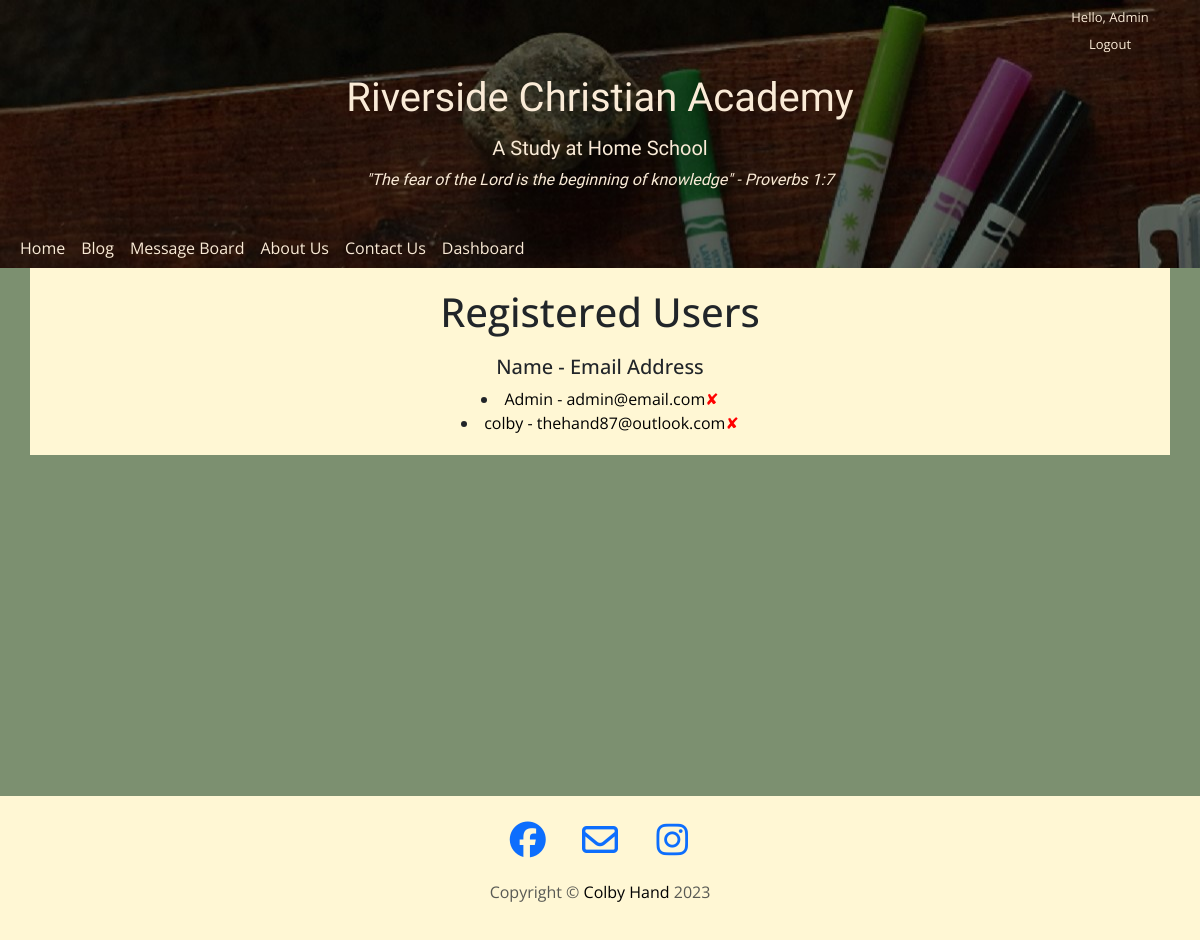
The page /users (signed in) on the database as committed earlier.
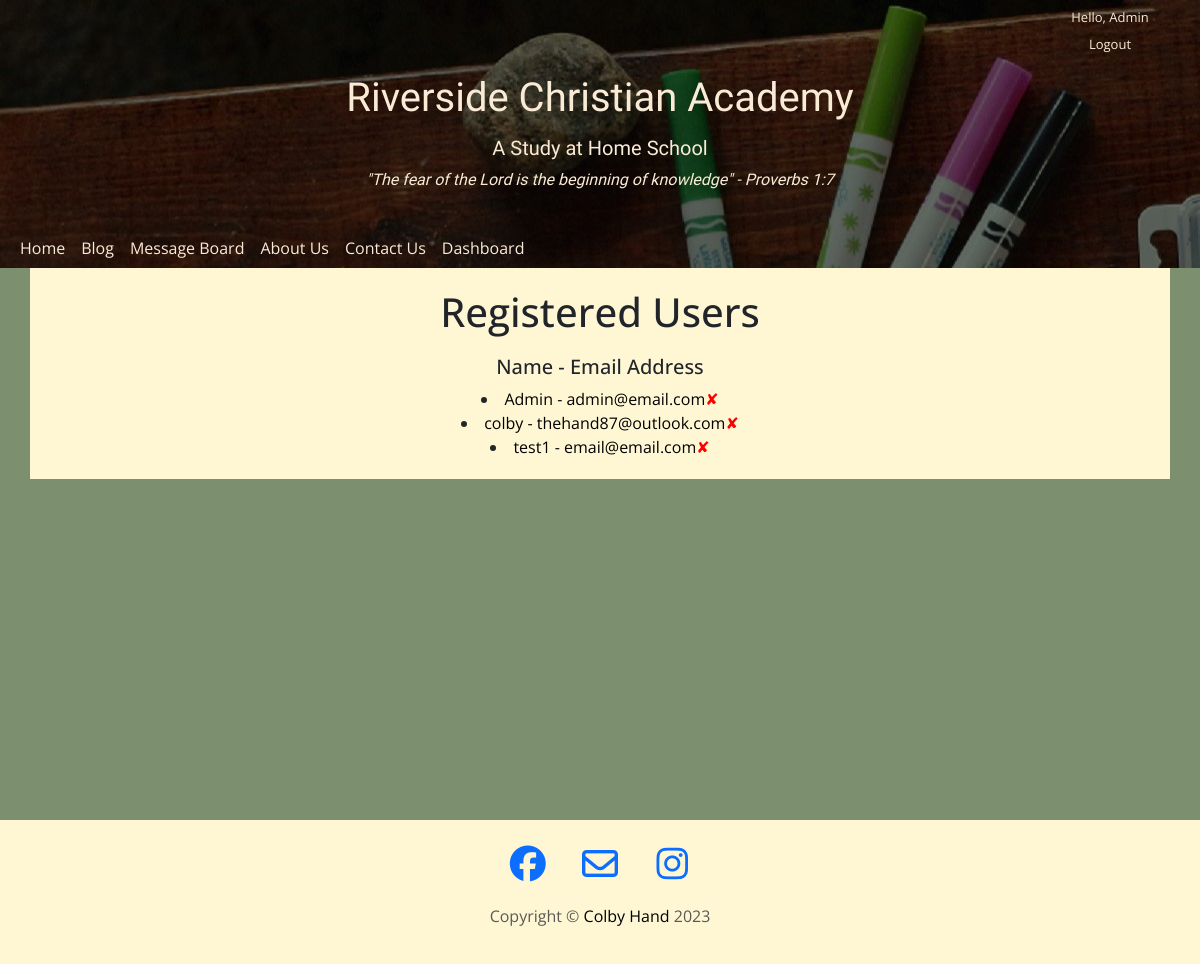
The same page on the database as committed later.
### main.py (models this page shows)
class User(UserMixin, db.Model):
    __tablename__ = "user"
    id = db.Column(db.Integer, primary_key=True)
    email = db.Column(db.String(100), unique=True)
    password = db.Column(db.String(100))
    name = db.Column(db.String(1000))
    blog_posts = relationship("BlogPost", back_populates="author")
    blog_comments = relationship("BlogComment", back_populates="blog_comment_author")
    message_posts = relationship("Message", back_populates="author")
    message_comments = relationship("MessageComment", back_populates="message_comment_author")

### main.py (the view)
@app.route("/users")
@login_required
@admin_only
def users():
    users = User.query.all()
    return render_template("users.html", users=users)

### main.py (called while the page is built)
def admin_only(f):
    @wraps(f)
    def decorator(*args, **kwargs):
        if current_user.id != 1:
            return abort(403)
        return f(*args, **kwargs)
    return decorator

@login_manager.user_loader
def load_user(user_id):
    return db.get_or_404(User, user_id)

### templates/users.html
{% include "header.html" %}
<div class="container">
    <h1>Registered Users</h1>
    <div class="all_users">
        <h5>Name - Email Address</h5>
        {% for user in users %}
        <li><a class="list-item" href="">{{ user.name }} - {{ user.email }}<a style="color: red;" href="{{url_for('delete_user', user_id=user.id) }}">✘</a></li>
        {% endfor %}
    </div>
</div>
{% include "footer.html" %}

### templates/header.html (shortened to what this page needs)
<!DOCTYPE html>
<html lang="en">
<head>
    <link href="https://cdn.jsdelivr.net/npm/bootstrap@5.3.0-alpha3/dist/css/bootstrap.min.css" rel="stylesheet">
    <link rel="stylesheet" href="../static/CSS/styles.css">
</head>
<body>
    <header class="img-fluid header-img" style="background-image: url('../static/images/art-img.jpg');">
        <div class="header">
            <div class="login">
                <span>
                    {% if current_user.is_authenticated: %}
                    <p class="login-link">Hello, {{ current_user.name }}</p>
                    <a class="login-link" href="{{url_for('logout')}}">Logout</a>
                    {% endif %}
                </span>
            </div>
            <div class="title container-fluid col-lg-6">
                <h1>Riverside Christian Academy</h1>
                <h5>A Study at Home School</h5>
                <p><em>"The fear of the Lord is the beginning of knowledge" - Proverbs 1:7</em></p>
            </div>
            <div class="header-nav">
            <nav class="navbar navbar-expand-lg ">
                <div class="header container-fluid">
                    <div class="collapse navbar-collapse" id="navbarTogglerDemo01">
                        <ul class="navbar-nav me-auto mb-2 mb-lg-0">
                            <li class="nav-item">
                            <a class="nav-link active" id="navigation-btn" aria-current="page" href="/">Home</a>
                            </li>
                            <li class="nav-item">
                            <a class="nav-link active" id="navigation-btn" aria-current="page" href="{{url_for('all_blog_posts')}}">Blog</a>
                            </li>
                            {% if current_user.is_authenticated: %}
                            <li class="nav-item">
                            <a class="nav-link active" id="navigation-btn" aria-current="page" href="{{url_for('all_messages')}}">Message Board</a>
                            </li>
                            {% endif %}
                            <li class="nav-item">
                            <a class="nav-link active" id="navigation-btn" aria-current="page" href="{{url_for('about_us')}}">About Us</a>
                            </li>
                            <li class="nav-item">
                            <a class="nav-link active" id="navigation-btn" aria-current="page" href="{{url_for('contact')}}">Contact Us</a>
                            </li>
                            {% if current_user.name == "Admin" %}
                            <li class="nav-item">
                                <a class="nav-link active" id="navigation-btn" aria-current="page" href="{{url_for('dashboard')}}">Dashboard</a>
                            </li>
                            {% endif %}
                        </ul>
                    </div>
                </div>
            </nav>
        </div>
        </div>
    </header>

### templates/footer.html (shortened to what this page needs)
<footer class="page-footer">
    <div class="container-fluid">
      <div class="row footer">
        <div class="col-lg-8 col-md-10 mx-auto">
          <ul class="list-inline text-center">
            <li class="list-inline-item">
              <a href="https://www.facebook.com">
                <span class="fa-stack fa-xl">
                    <i class="fa-brands fa-facebook fa-xl"></i>
                </span>
              </a>
            </li>
            <li class="list-inline-item">
              <a href="../contact">
                <span class="fa-stack fa-xl">
                    <i class="fa-regular fa-envelope fa-xl"></i>
                </span>
              </a>
            </li>
            <li class="list-inline-item">
              <a href="https://instagram.com">
                <span class="fa-stack fa-xl">
                  <i class="fa-brands fa-instagram fa-xl"></i>
                </span>
              </a>
            </li>
          </ul>
          <p class="copyright text-muted">Copyright &copy; <a href="https://github.com/Darkmatter789" id="name">Colby Hand</a> 2023</p>
        </div>
      </div>
    </div>
  </footer>
</body>
</html>

### static/CSS/styles.css (style rules this page uses)
body { font-family: 'Open Sans', sans-serif; text-align: center; background-color: #7C9070; border-top: 0cap; }
h1 { padding-bottom: 1%; }
a { text-decoration: none; }
footer { position: relative; left: 0; bottom: 0px; width: 100%; margin-top: 151px; }
.container { background-color: #FFF7D4; padding: 20px 0px; }
.list-item { color: black; }
header { padding-top: 1px; }
.title { font-family: 'BioRhyme', serif; text-align: center; padding: 20px; color: antiquewhite; }
.login { padding-left: 85%; font-size: small; }
.login-link { margin: 7px; color: antiquewhite; }
.navbar { padding: 0; }
.navbar-nav { text-align: left; color: antiquewhite; }
.page-footer { padding-top: 190px; }
#name { color: black; }
.footer { background-color: #FFF7D4; padding-bottom: 20px; }
.list-inline { margin-top: 20px; }
#navigation-btn { color: antiquewhite; }

Rows that differ between the two databases and show on the page:
added User: name "test1", email "email@email.com"
